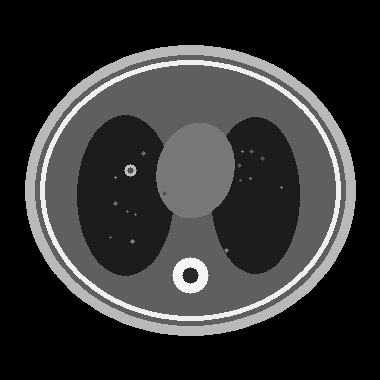
#> input picture datasets/reference_scans/LIDC-IDRI-0012.png, 380 x 380 px
$ python -i growth_analyzer.py   (imports and definitions only)
#> lines starting #> are read from the running program, lines starting #| are printed output that depends on the picture; after the words box and inside, x2 and y2 are one past the last pixel; in counts of white or black regions, pixels touching at a corner belong together
import os
from datetime import datetime
import cv2
import numpy as np
from PIL import Image

def analyze_scan_lesion(image_path: str, output_path: str):
    """
    Analyzes a single thoracic CT scan slice to segment the focal pulmonary lesion,
    draws red contour overlay with bounding box, and calculates:
    - Longest lesion diameter (mm)
    - Cross-sectional surface area (mm^2)
    - Spherical estimated volume (mm^3)
    Pixel spacing calibrated for standard thoracic CT: ~0.7 mm/pixel (0.49 mm^2/pixel).
    """
#> called with output_path = 'out.png'
    pil_img = Image.open(image_path).convert("RGB")
#> pil_img is the input picture: PIL image 380x380 RGB; min 0, max 245, mean 52
    np_img = np.array(pil_img)
    h, w = np_img.shape[:2]
#> h = 380; w = 380

    gray = cv2.cvtColor(np_img, cv2.COLOR_RGB2GRAY)

    # Segment focal nodular attenuation within lung fields
    _, thresh = cv2.threshold(gray, 140, 255, cv2.THRESH_BINARY)
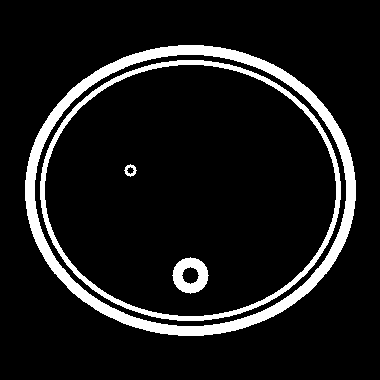
#> thresh: shape (380, 380); 10.1% white; 4 white regions, box (x1, y1, x2, y2) and area: (25, 45, 356, 336) 9444, (40, 60, 341, 321) 4314, (172, 257, 209, 294) 812, (124, 164, 137, 177) 84

    # Morphological opening to detach bones and thoracic chest wall
    kernel = cv2.getStructuringElement(cv2.MORPH_ELLIPSE, (5, 5))
    cleaned = cv2.morphologyEx(thresh, cv2.MORPH_OPEN, kernel)
#> cleaned: shape (380, 380); 10.1% white; 3 white regions

    contours, _ = cv2.findContours(cleaned, cv2.RETR_EXTERNAL, cv2.CHAIN_APPROX_SIMPLE)
#> contours = 1 contour; box (x1, y1, x2, y2) and area: (25, 45, 356, 336) 75131

    valid_contours = []
    max_body_area = h * w * 0.4
#> max_body_area = 57760
    for c in contours:
        area_px = cv2.contourArea(c)
        if 20 < area_px < max_body_area:
            peri = cv2.arcLength(c, True)
            if peri > 0:
                circularity = 4 * np.pi * (area_px / (peri * peri))
                if circularity > 0.15:
                    valid_contours.append((c, area_px))
#> this loop made 1 pass
#> area_px on pass 1: 75131
#> after the loop, valid_contours = []

    annotated = np_img.copy()
    if valid_contours:
        best_contour, area_px = max(valid_contours, key=lambda item: item[1])
        # Draw red lesion boundary
        cv2.drawContours(annotated, [best_contour], -1, (239, 68, 68), 2)
        # Bounding box
        x, y, bw, bh = cv2.boundingRect(best_contour)
        cv2.rectangle(annotated, (x - 2, y - 2), (x + bw + 2, y + bh + 2), (6, 182, 212), 1)
        # Longest caliper diameter measurement
        (cx, cy), r = cv2.minEnclosingCircle(best_contour)
        cv2.circle(annotated, (int(cx), int(cy)), 2, (245, 158, 11), -1)
        # Direct caliper diameter calculation from contour
        diameter_px = 2.0 * r
    else:
        # Estimated lesion area near center lung field
        area_px = float(w * h * 0.015)
#> area_px = 2166
        cx, cy = w // 2 - 30, h // 2 - 20
#> cx = 160; cy = 170
        r = np.sqrt(area_px / np.pi)
#> r = 26.26
        diameter_px = 2.0 * r
#> diameter_px = 52.52
        cv2.circle(annotated, (int(cx), int(cy)), int(r), (239, 68, 68), 2)
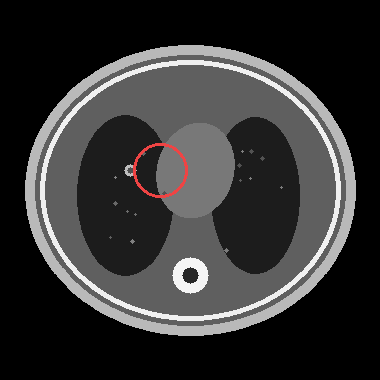
#> annotated: shape (380, 380, 3); 0.34% of pixels changed, all inside (x1, y1, x2, y2) = (133, 143, 188, 198)

    # Standard medical CT spatial calibration: 0.7mm / pixel
    diameter_mm = round(diameter_px * 0.7, 1)
#> diameter_mm = 36.8
    area_mm2 = round(area_px * 0.49, 1)
#> area_mm2 = 1061.3
    # Spherical estimated volume: V = (4/3) * pi * (r_mm)^3
    r_mm = diameter_mm / 2.0
#> r_mm = 18.4
    volume_mm3 = round((4.0 / 3.0) * np.pi * (r_mm ** 3), 1)
#> volume_mm3 = 26094.1

    Image.fromarray(annotated).save(output_path)

    return {
        "diameter_mm": diameter_mm,
        "area_mm2": area_mm2,
        "volume_mm3": volume_mm3,
        "pixel_count": int(area_px)
    }

# [219 lines left out: function analyze_disease_progression, not called in this run]

>>> result = analyze_scan_lesion('../../../datasets/reference_scans/LIDC-IDRI-0012.png', 'out.png')
